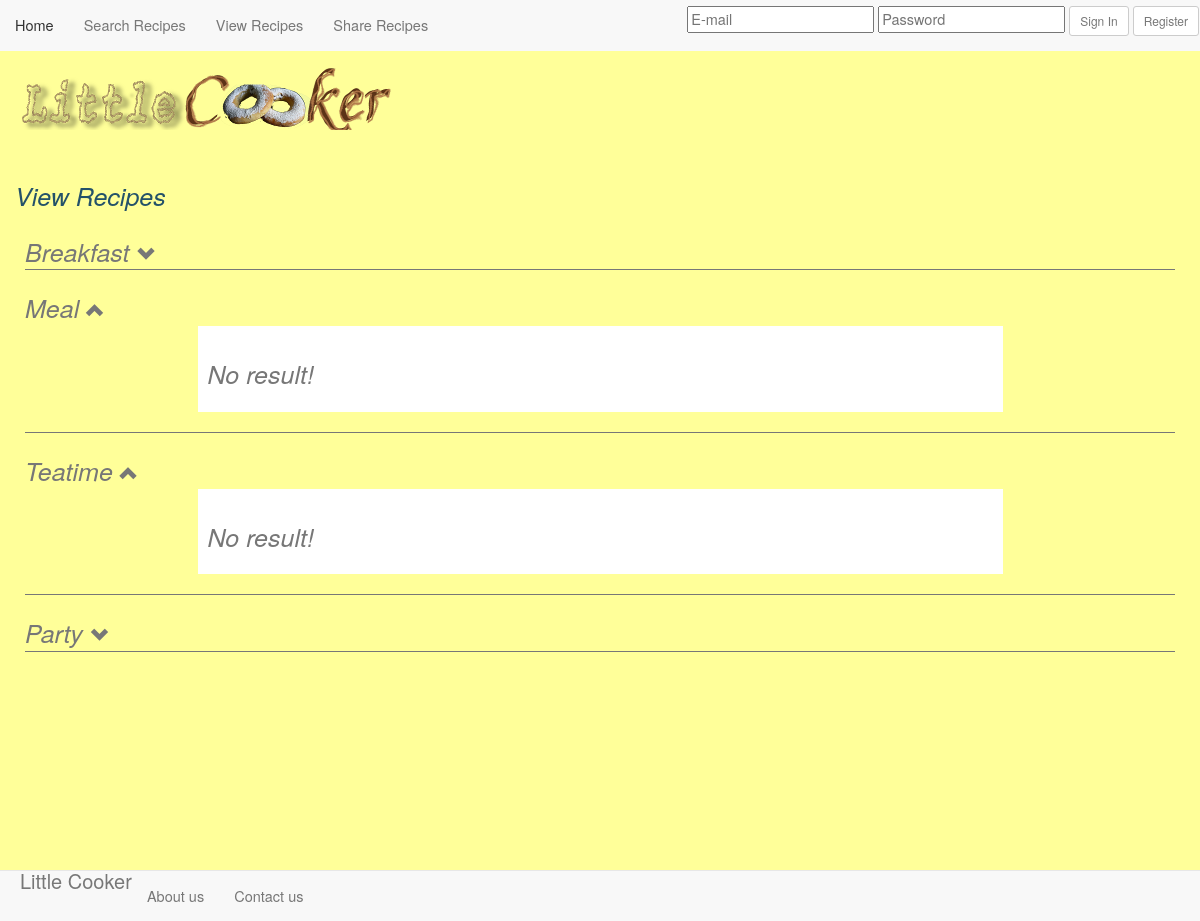
The app's page /recipeView.php?Meal=0&&&Teatime=0, older data.
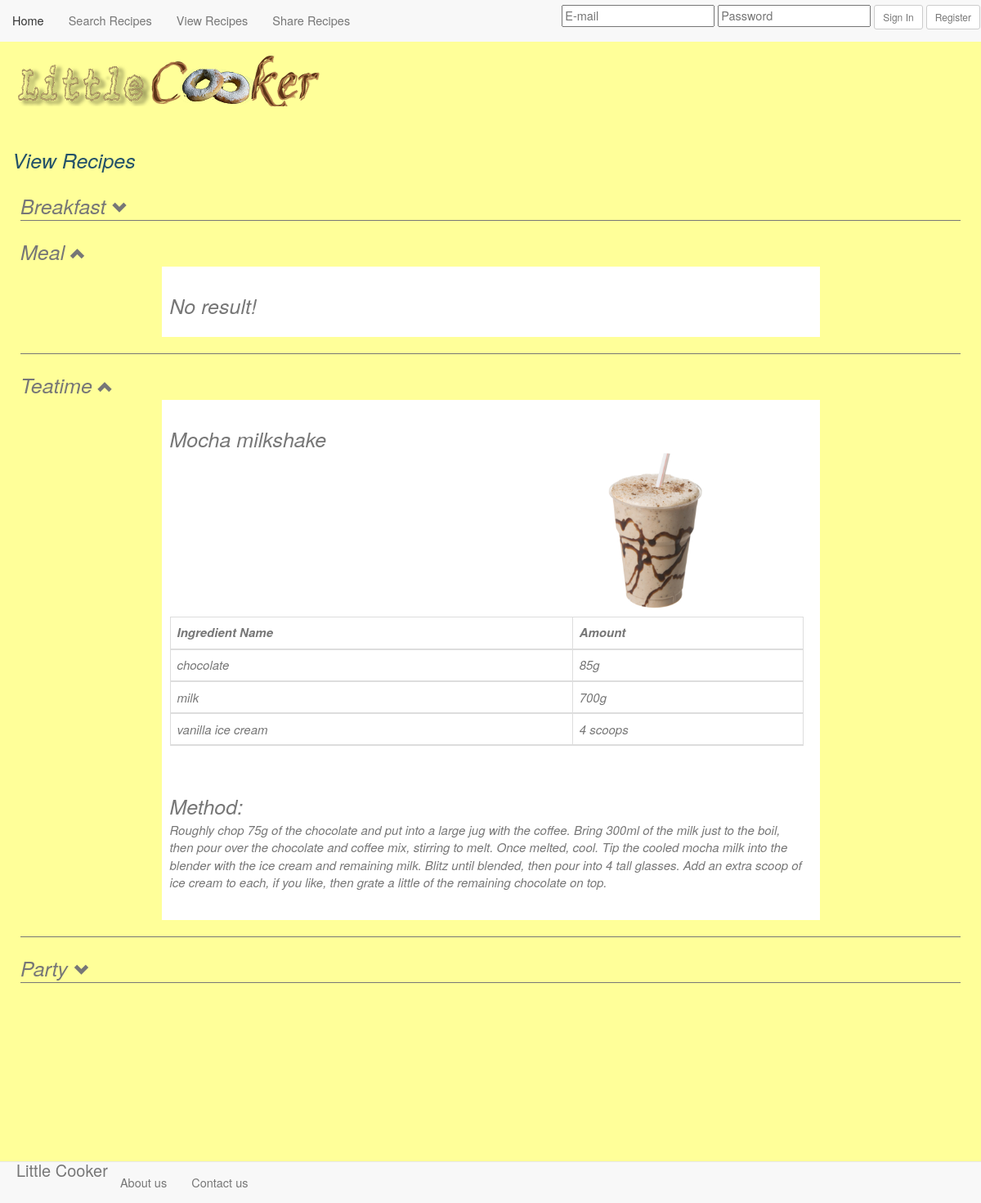
The same page, newer data.
### tables this page shows
CREATE TABLE `recipes` (
  `id` int(11) NOT NULL AUTO_INCREMENT,
  `name` varchar(100) NOT NULL,
  `occasion` enum('Breakfast','Meal','Teatime','Party') DEFAULT NULL,
  `method` text,
  `user` int(11) DEFAULT NULL,
  PRIMARY KEY (`id`)
);

CREATE TABLE `ingredients` (
  `id` int(10) unsigned NOT NULL AUTO_INCREMENT,
  `name` varchar(255) NOT NULL,
  `type` enum('vegetable','fruit','meat','diary','snack','condiment') NOT NULL,
  PRIMARY KEY (`id`)
);

CREATE TABLE `recipesingredients` (
  `id` int(10) unsigned NOT NULL AUTO_INCREMENT,
  `recipe` int(11) NOT NULL,
  `ingredient` int(11) NOT NULL,
  `created_at` timestamp NOT NULL DEFAULT '0000-00-00 00:00:00',
  `updated_at` timestamp NOT NULL DEFAULT '0000-00-00 00:00:00',
  `amount` varchar(100) DEFAULT NULL,
  PRIMARY KEY (`id`),
  KEY `recipesingredients_recipe_index` (`recipe`)
);

### developper/show.php (the view, shortened to what this page needs)
<?php
function show($object,$index,$no,$pag,$url){
        $dsn= database::connect();
        $result=$dsn->query("SELECT * FROM `recipes` WHERE $object");
        $row = $result->fetchALL();
        $n=sizeof($row);
        $limit=3;
        $page=$no;
        if($page){
            $start=($page-1)*$limit;
        }
        else{
            $start=0;$page=1;
        }
        if($n==0){
            echo"<div class='recipe'>No result!</div>";
        }
        if($start+$limit<=$n){$fin=$start+$limit;}else{$fin=$n;};
            for($i=$start;$i<$fin;$i++ ){
                echo "<div class='recipe'>";
                $id=$row[$i]['id'];
                echo $row[$i]['name'];
                if(file_exists("recipeimg/".$id.".png")){
                    echo "<img class='img-circle' src='recipeimg/$id.png'>";
                }else{
                    echo"<img class='img-circle' src='recipeimg/cooker.png'>";
                }
                $id=$row[$i]['id'];
                $ing=$dsn->query("SELECT * FROM `recipesingredients` WHERE `recipe`='$id' ");
                echo"<table class='ingredient table table-bordered'><thead><tr><th>Ingredient Name</th><th>Amount</th><tr><thead>";
                $rowing=$ing->fetchALL();
                for($j=0;$j<sizeof($rowing);$j++){
                    $id=$rowing[$j]['ingredient'];
                    $ingname=$dsn->query("SELECT * FROM `ingredients` WHERE `id`='$id' ");
                    $name=$ingname->fetch(PDO::FETCH_ASSOC);
                    echo"<tr><td>";
                    echo $name['name'];
                    echo"</td><td>";
                    echo $rowing[$j]['amount'];
                    echo"</td></tr>";
                };
                echo"</table><br>Method:<br>";
                echo "<p class='method'>";
                echo $row[$i]["method"];
                echo '</p>';
                echo "</div>";
            };
    }
?>

Row changes from the older to the newer data that the page shows:
added recipes: name "Mocha milkshake", method "Roughly chop 75g of the chocolate and put into a large jug with the coffee. Bring 300ml of the milk just to the boil, then pour over the chocolate and coffee mix, stirring to melt. Once melted, cool. Tip the cooled mocha milk into the blender with the ice cream and remaining milk. Blitz until blended, then pour into 4 tall glasses. Add an extra scoop of ice cream to each, if you like, then grate a little of the remaining chocolate on top."
added ingredients: name "chocolate"
added recipesingredients: amount "85g"
added ingredients: name "milk"
added recipesingredients: amount "700g"
added ingredients: name "vanilla ice cream"
added recipesingredients: amount "4 scoops"
Text that changed along with them:
text no longer shown: "No result! No result!"
text now shown: "No result!"
